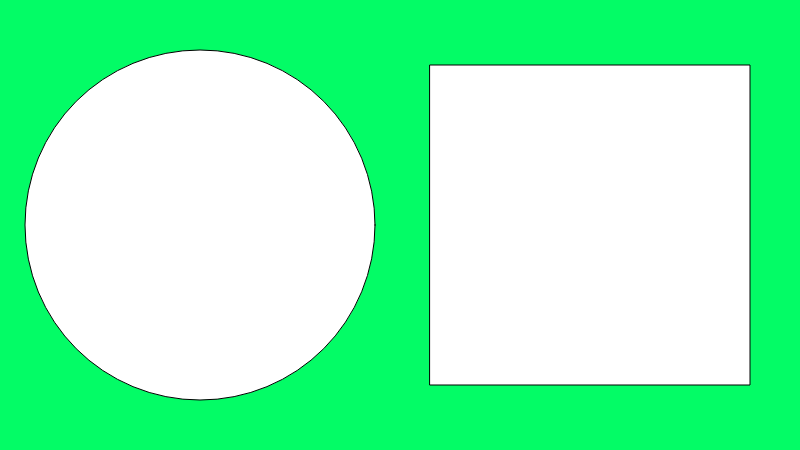
Frame 1 (no input)
Frame 60 (no input): identical to frame 1, image omitted
Frame 120 (the mouse pressed at the canvas centre since frame 60): identical to frame 1, image omitted

The p5.js sketch that drew this single still picture (run headless with seeded random() and noise() and a simulated clock; from frame 60 on, the mouse is pressed at the canvas centre):

// p5.js sketch
// ── sketch.js
function setup() {
  
  createCanvas(800, 450);
}

function draw() {
  
  background(3, 252, 102);
  
  fill(255,255,255);
  square(430,65,320);

  fill(255,255,255);
  circle(200,225,350);
}
